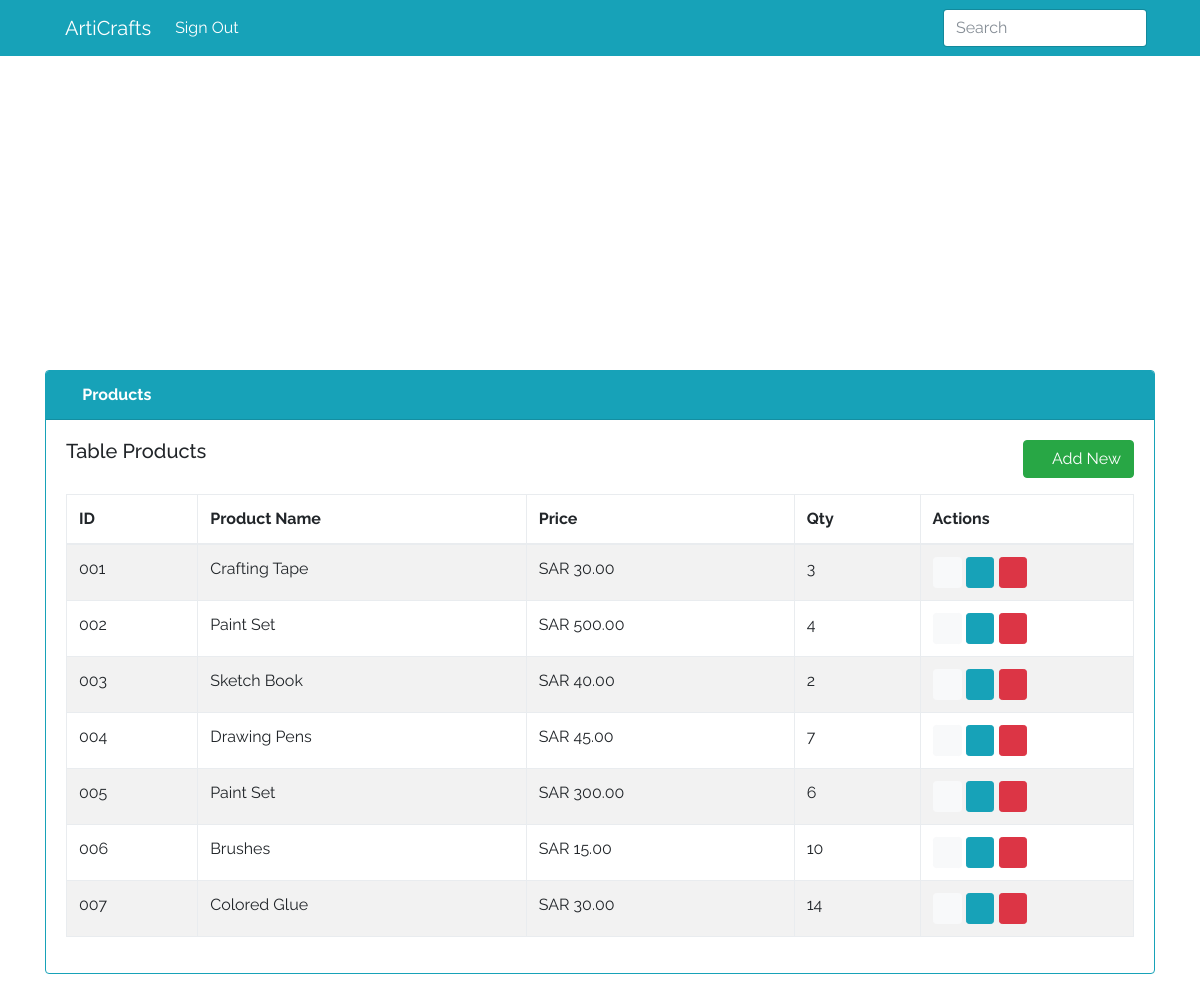
The app's page /admin/index.php with its own data.
### tables this page shows
CREATE TABLE `products` (
  `id` int(10) NOT NULL,
  `barcode` varchar(100) NOT NULL,
  `name` varchar(100) NOT NULL,
  `price` float NOT NULL,
  `qty` int(10) NOT NULL DEFAULT 0,
  `image` varchar(1024) DEFAULT NULL,
  `description` text DEFAULT NULL
);

### admin/index.php (the view, shortened to what this page needs)
<?php
require("inc/db.php");
try {
    $sql = "SELECT * FROM products";
    $result = $conn->query($sql);
} catch (Exception $e) {
    echo "Error " . $e->getMessage();
    exit();
}
?>
<?php include("inc/header.php") ?>
    <div class="container">
        <div class="card border-info">
            <div class="card-header bg-info text-white">
            <strong><i class="fa fa-database"></i> Products</strong>
        </div>
        <div class="card-body">
            <div class="row">
                <div class="col-md-12">
                    <h5 class="card-title float-left">Table Products</h5>
                    <a href="create.php" class="btn btn-success float-right mb-3"><i class="fa fa-plus"></i> Add New</a>
                </div>
            </div>
            <table class="table table-bordered table-striped">
                <thead>
                    <tr>
                        <th>ID</th>
                        <th>Product Name</th>
                        <th>Price</th>
                        <th>Qty</th>
                        <th style="width: 20%;">Actions</th>
                    </tr>
                </thead>
                <tbody>
                <?php if ($result->rowCount() > 0) : ?>
                    <?php foreach ($result as $product) : ?>
                    <tr>
                        <td><?= $product['barcode'] ?></td>
                        <td><?= $product['name'] ?></td>
                        <td>SAR <?= number_format($product['price'], 2) ?></td>
                        <td><?= $product['qty'] ?></td>
                        <td>
                            <a href="show.php?id=<?=$product['id']?>" class="btn btn-sm btn-light"><i class="fa fa-th-list"></i></a>
                            <a href="edit.php?id=<?=$product['id']?>" class="btn btn-sm btn-info"><i class="fa fa-edit"></i></a>
                            <a href="#" class="btn btn-sm btn-danger" data-toggle="modal" data-target="#modal-delete-<?= $product['id'] ?>"><i class="fa fa-trash"></i></a>
                        </td>
                    </tr>
                    <?php endforeach ?>
                <?php endif ?>
                </tbody>
            </table>
        </div>
      </div>
      <br>
    </div>

### admin/inc/header.php (shortened to what this page needs)
<!DOCTYPE html>
<html lang="en">
  <head>
    <link href="css/bootstrap.min.css" rel="stylesheet">
    <link href="css/font-awesome.min.css" rel="stylesheet">
    <link rel="stylesheet" href="css/style.css">
  </head>
  <body>
    <nav class="navbar navbar-expand-md navbar-dark bg-info fixed-top">
        <div class="container">
            <a class="navbar-brand" href="#"><i class="fa fa-code"></i> ArtiCrafts</a>
            <div class="collapse navbar-collapse" id="navbarsExampleDefault">
                <ul class="navbar-nav mr-auto">
                    <li class="nav-item active">
                        <a class="nav-link" href="signout.inc.php">Sign Out <span class="sr-only">(current)</span></a>
                    </li>
                </ul>
                <form class="form-inline my-2 my-lg-0">
                    <input class="form-control mr-sm-2" type="text" placeholder="Search" aria-label="Search">
                </form>
            </div>
        </div>
    </nav>
    <div class="hero-image">
    </div>

### admin/css/style.css (style rules this page uses)
html { position: relative; min-height: 100%; }
body { margin-bottom: 60px; font-family: 'Raleway', sans-serif; }
body > .container { padding: 20px 15px 0; }
.hero-image { height: 350px; background-position: center; background-repeat: no-repeat; background-size: cover; position: relative; }

### records on screen
products: barcode "001", name "Crafting Tape", price "30.00", qty "3"
products: barcode "002", name "Paint Set", price "500.00", qty "4"
products: barcode "003", name "Sketch Book", price "40.00", qty "2"
products: barcode "004", name "Drawing Pens", price "45.00", qty "7"
products: barcode "005", name "Paint Set", price "300.00", qty "6"
products: barcode "006", name "Brushes", price "15.00", qty "10"
products: barcode "007", name "Colored Glue", price "30.00", qty "14"
